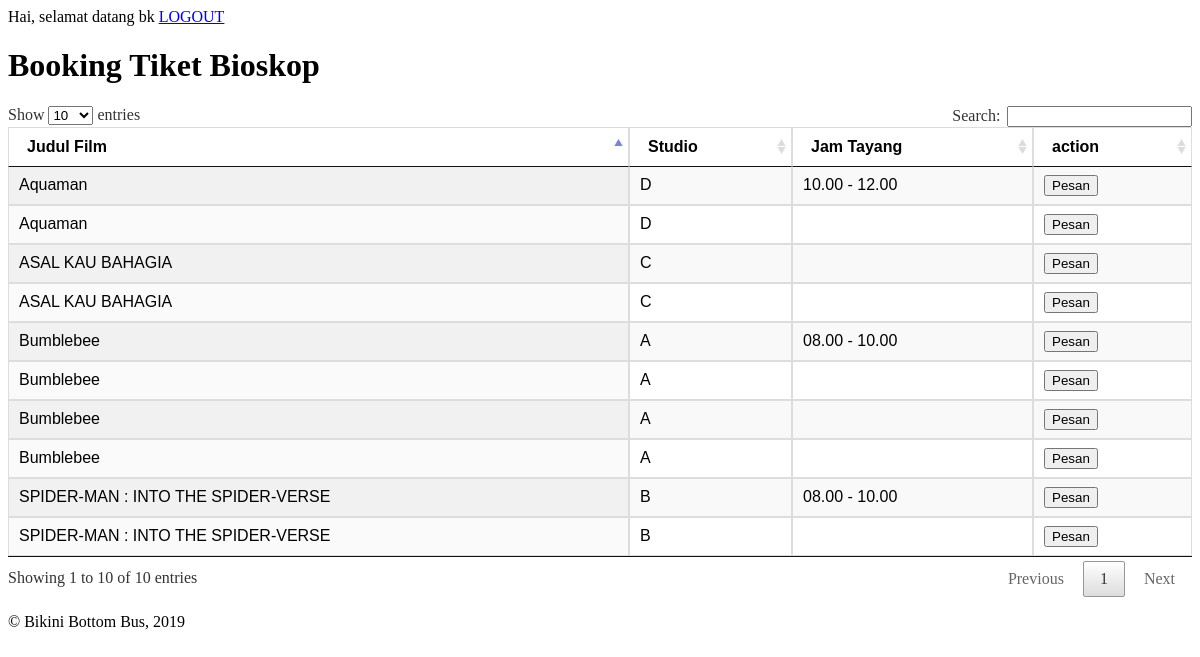
The page /admin/index.php (signed in) on the database its author committed.
### tables this page shows
CREATE TABLE IF NOT EXISTS `jadwal` (
  `id_jadwal` int(11) NOT NULL AUTO_INCREMENT,
  `id_film` int(11) NOT NULL,
  `id_studio` enum('1','2','3','4','5') NOT NULL,
  `id_jam_tayang` int(11) NOT NULL,
  PRIMARY KEY (`id_jadwal`)
);

CREATE TABLE IF NOT EXISTS `film` (
  `id_film` int(11) NOT NULL AUTO_INCREMENT,
  `judul_film` varchar(50) NOT NULL,
  `durasi` int(11) NOT NULL,
  `kategori_film` enum('2D','3D') DEFAULT '2D',
  PRIMARY KEY (`id_film`)
);

CREATE TABLE IF NOT EXISTS `studio` (
  `id_studio` int(11) NOT NULL AUTO_INCREMENT,
  `nama_studio` varchar(30) NOT NULL,
  `jumlah_kursi` int(3) NOT NULL,
  PRIMARY KEY (`id_studio`)
);

CREATE TABLE IF NOT EXISTS `jam_tayang` (
  `id_jam_tayang` int(11) NOT NULL AUTO_INCREMENT,
  `waktu_jam_tayang` varchar(25) NOT NULL,
  PRIMARY KEY (`id_jam_tayang`)
);

### admin/index.php (the view, shortened to what this page needs)
<?php
echo "Hai, selamat datang ". $_SESSION['username'];
?>
<?php
include('db.php');
?>
<!DOCTYPE html>
<html lang="zxx">
<head>
    <a href="logout.php">LOGOUT</a>
    <link rel="stylesheet" type="text/css" href="table/datatables.min.css"/>
</head>
<body onload="onLoaderFunc()">
    <h1>Booking Tiket Bioskop</h1>
    <div class="content">
        <div class="sel-reg">
            <div id="jadwal">
                <table id="table" class="display">
                    <thead>
                        <tr>
                            <th>Judul Film</th>
                            <th>Studio</th>
							<th>Jam Tayang</th>
                            <th>action</th>
                        </tr>
                    </thead>
                    <tbody>
                        <?php
                            $result = mysqli_query($bd, "select film.*,jadwal.*,studio.*,jam_tayang.* from jadwal
							left join film on jadwal.id_film = film.id_film
							left join studio on jadwal.id_studio = studio.id_studio
							left join jam_tayang on jadwal.id_jam_tayang = jam_tayang.id_jam_tayang
							");
                            while ($row = mysqli_fetch_array($result)) {?>
                                <tr>
                                    <td nama="judul_film<?= $row['id_jadwal']?>" id="<?= $row['judul_film']?>" ><?= $row['judul_film']?></td>
                                    <td nama="nama_studio<?= $row['id_jadwal']?>" id="<?= $row['nama_studio']?>" ><?= $row['nama_studio']?></td>
									<td nama="waktu_jam_tayang<?= $row['id_jadwal']?>" id="<?= $row['waktu_jam_tayang']?>"><?= $row['waktu_jam_tayang']?></td>
                                    <td><button class="button1" id="<?= $row['id_jadwal']?>" >Pesan</button></td>
                                </tr>
                            <?php   } ?>
                    </tbody>
                </table>
            </div>
            </div>
        </div>
    <div class="copy-mss">
        <p>© Bikini Bottom Bus, 2019</p>
    </div>
</body>
</html>

### admin/index.php (style rules this page uses)
table { font-family: arial, sans-serif; border-collapse: collapse; width: 100%; }
td, th { border: 1px solid #dddddd; text-align: left; padding: 8px; }
tr:nth-child(even) { background-color: #dddddd; }

### rows shown on the page
jadwal: id_film.judul_film "Bumblebee", id_studio.nama_studio "A", id_jam_tayang.waktu_jam_tayang "08.00 - 10.00"
jadwal: id_film.judul_film "Bumblebee", id_studio.nama_studio "A"
jadwal: id_film.judul_film "Bumblebee", id_studio.nama_studio "A"
jadwal: id_film.judul_film "Bumblebee", id_studio.nama_studio "A"
jadwal: id_film.judul_film "SPIDER-MAN : INTO THE SPIDER-VERSE", id_studio.nama_studio "B", id_jam_tayang.waktu_jam_tayang "08.00 - 10.00"
jadwal: id_film.judul_film "SPIDER-MAN : INTO THE SPIDER-VERSE", id_studio.nama_studio "B"
jadwal: id_film.judul_film "ASAL KAU BAHAGIA", id_studio.nama_studio "C"
jadwal: id_film.judul_film "ASAL KAU BAHAGIA", id_studio.nama_studio "C"
jadwal: id_film.judul_film "Aquaman", id_studio.nama_studio "D", id_jam_tayang.waktu_jam_tayang "10.00 - 12.00"
jadwal: id_film.judul_film "Aquaman", id_studio.nama_studio "D"

### other values the page prints
$_SESSION['username'] "bk"
